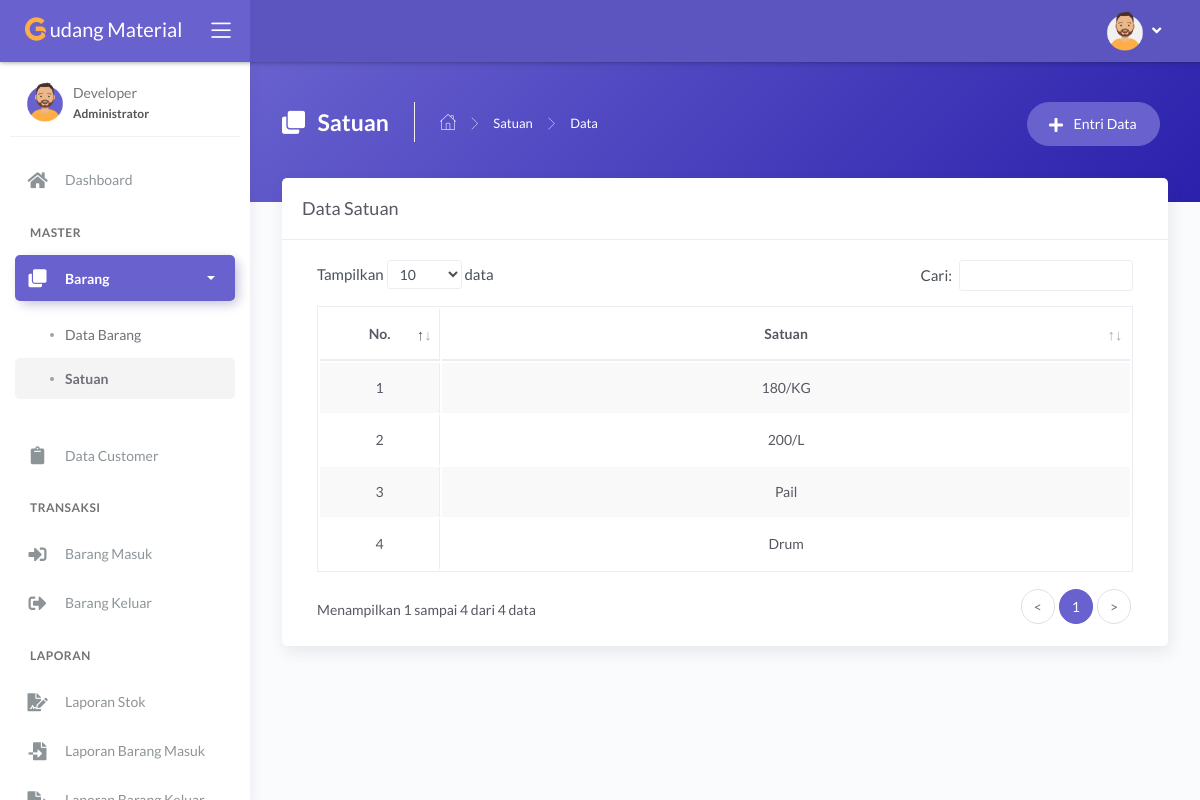
The app's page /main.php?module=satuan (signed in) with its own data.
### tables this page shows
CREATE TABLE `tbl_satuan` (
  `id_satuan` int(11) NOT NULL,
  `nama_satuan` varchar(30) NOT NULL
);

### modules/satuan/tampil_data.php (the view, shortened to what this page needs)
<?php
if (basename($_SERVER['PHP_SELF']) === basename(__FILE__)) {
  header('location: 404.html');
}
else {
?>
  <div class="panel-header bg-secondary-gradient">
    <div class="page-inner py-45">
      <div class="d-flex align-items-left align-items-md-top flex-column flex-md-row">
        <div class="page-header text-white">
          <h4 class="page-title text-white"><i class="fas fa-clone mr-2"></i> Satuan</h4>
          <ul class="breadcrumbs">
            <li class="nav-home"><a href="?module=dashboard"><i class="flaticon-home text-white"></i></a></li>
            <li class="separator"><i class="flaticon-right-arrow"></i></li>
            <li class="nav-item"><a href="?module=satuan" class="text-white">Satuan</a></li>
            <li class="separator"><i class="flaticon-right-arrow"></i></li>
            <li class="nav-item"><a>Data</a></li>
          </ul>
        </div>
        <div class="ml-md-auto py-2 py-md-0">
          <a href="?module=form_entri_satuan" class="btn btn-secondary btn-round mr-2">
            <span class="btn-label"><i class="fa fa-plus mr-2"></i></span> Entri Data
          </a>
        </div>
      </div>
    </div>
  </div>
  <div class="page-inner mt--5">
    <div class="card">
      <div class="card-header">
        <div class="card-title">Data Satuan</div>
      </div>
      <div class="card-body">
        <div class="table-responsive">
          <table id="basic-datatables" class="display table table-bordered table-striped table-hover">
            <thead>
              <tr>
                <th class="text-center">No.</th>
                <th class="text-center">Satuan</th>
              </tr>
            </thead>
            <tbody>
              <?php
              $no = 1;
              $query = mysqli_query($mysqli, "SELECT * FROM tbl_satuan ORDER BY id_satuan DESC")
                                              or die('Ada kesalahan pada query tampil data : ' . mysqli_error($mysqli));
              while ($data = mysqli_fetch_assoc($query)) { ?>
                <tr>
                  <td width="30" class="text-center"><?php echo $no++; ?></td>
                  <td width="300" class="text-center"><?php echo $data['nama_satuan']; ?></td>
                </tr>
              <?php } ?>
            </tbody>
          </table>
        </div>
      </div>
    </div>
  </div>
<?php } ?>

### records on screen
tbl_satuan: nama_satuan "180/KG"
tbl_satuan: nama_satuan "200/L"
tbl_satuan: nama_satuan "Pail"
tbl_satuan: nama_satuan "Drum"

### other values on screen
$_SESSION['nama_user'] "Developer"
$_SESSION['hak_akses'] "Administrator"
